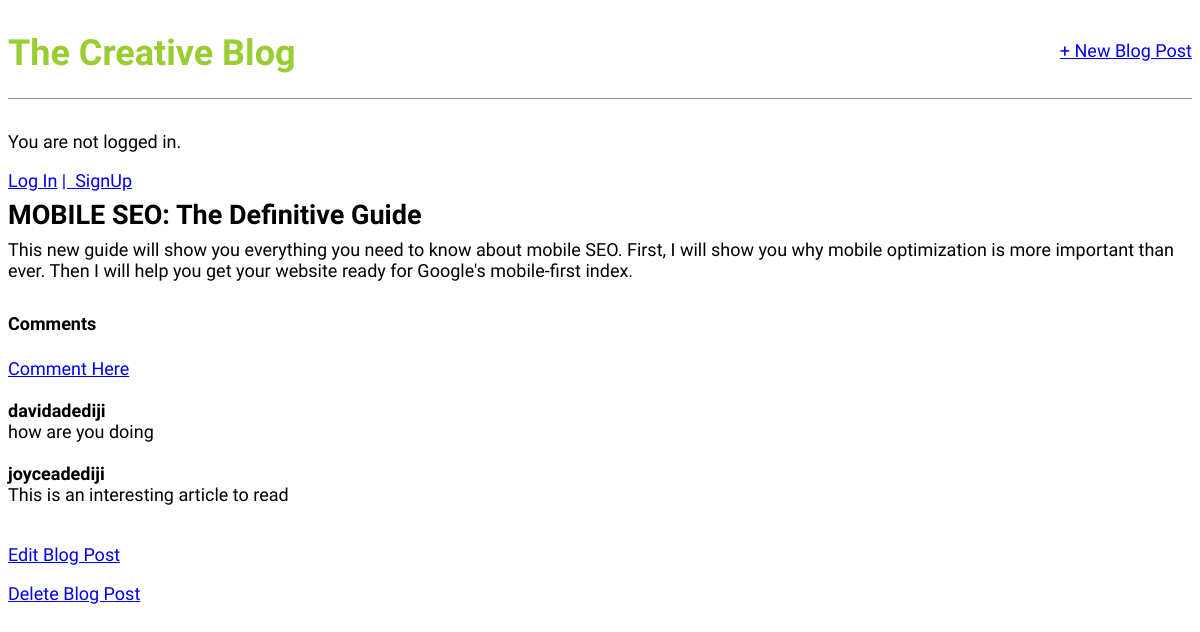
/post/1, run on the app's committed database.
### blog/models.py (models this page shows, shortened)
class Post(models.Model):
    title=models.CharField(max_length=200)
    author=models.ForeignKey('auth.User', on_delete=models.CASCADE)
    body=models.TextField()

class Comment(models.Model):
  post = models.ForeignKey(Post, on_delete = models.CASCADE, related_name='comments')
  name = models.CharField(max_length=200)
  body = models.TextField()

### blog/views.py (the view)
# urls.py: path('post/<int:pk>', BlogDetailView.as_view(), name='post_detail'),
class BlogDetailView(DetailView):
    model=Post
    template_name = 'post_detail.html'

### templates/post_detail.html
{% extends 'base.html' %}
{% block content %}
<div class="post-entry">
    <h2>{{post.title}}</h2>
    <p>{{post.body}}</p>
</div>
<h4>Comments</h4>
{% if not post.comments.all %}
No comments yet..
<p><a href="{% url 'post_comment' post.pk %}">Add</a></p>
{% else %}
<a href="{% url 'post_comment' post.pk %}">Comment Here</a>
<br><br>
{% for comment in post.comments.all %}
<strong>
    {{ comment.name }}
</strong>
<br>
{{ comment.body }}
<br><br>
{% endfor %}
{% endif %}
<p>
    <a href="{% url 'post_edit' post.pk %}">Edit Blog Post</a>
</p>
<p>
    <a href="{% url 'post_delete' post.pk %}">Delete Blog Post</a>
</p>
{% endblock content %}

### static/css/base.css (style rules this page uses)
body { font-family: 'Source Sans Pro', sans-serif; font-size: 18px; }
.post-entry { margin-bottom: 2rem; }
.post-entry h2 { margin: 0.5rem 0; }
.post-entry p { margin: 0; font-weight: 400; }

### data on the page
Post: title "MOBILE SEO: The Definitive Guide", body "This new guide will show you everything you need to know about mobile SEO. First, I will show you why mobile optimization is more important than ever. Then I will help you get your website ready for Google's mobile-first index."
Comment: name "davidadediji", body "how are you doing"
Comment: name "joyceadediji", body "This is an interesting article to read"
